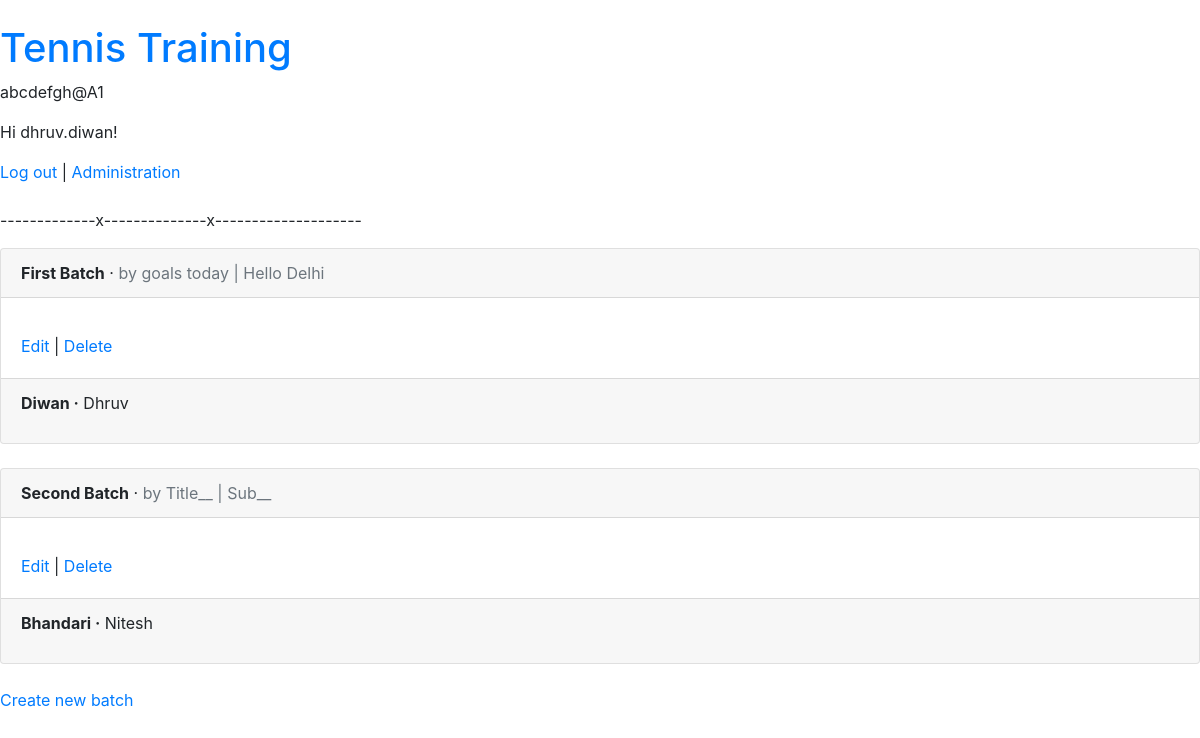
/attendance/batch/ (signed in), run on the app's committed database.
### users/models.py (models this page shows)
class CustomUser(AbstractUser):
    middle_name = models.CharField(null = True, max_length=300)
    date_of_birth = models.DateField(null = True)
    mobile = PhoneNumberField(null = True)
    telephone = PhoneNumberField(null = True)
    intercom = models.CharField(null = True, max_length=300)

### attendance/models.py (models this page shows, shortened)
class Batch(models.Model):
    students = models.ManyToManyField(AttendancePerson)
    batch_name = models.CharField(null = True, max_length=300)
    coaches = models.ManyToManyField(CustomUser)
    title = models.CharField(null = True, max_length=300)
    subtitle = models.CharField(null = True, max_length=300)

### attendance/batch/views.py (the view)
# urls.py: path('', BatchListView.as_view(), name='batch_list'),
class BatchListView(LoginRequiredMixin , ListView):
    model = Batch
    template_name = 'batch/batch_list.html'
    login_url = 'login'

### attendance/templates/batch/batch_list.html (shortened to what this page needs)
{% extends 'base.html' %}
{% block content %}
{% for batch in object_list %}
<div class="card">
  <div class="card-header">
    <span class="font-weight-bold">{{ batch.batch_name }}</span> &middot;
    <span class="text-muted">by {{ batch.title }} |
      {{ batch.subtitle }}</span>
    </div>
    <div class="card-body">
      <a href="{% url 'batch_edit' batch.pk %}">Edit</a> |
      <a href="{% url 'batch_delete' batch.pk %}">Delete</a>
    </div>
    <div class="card-footer">
      {% for coach in batch.coaches.all %}
      <p>
        <span class="font-weight-bold">{{ coach.last_name }} &middot;</span>
        {{ coach.first_name }}
      </p>
      {% endfor %}
    </div>
  </div>
  <br />
  {% endfor %}
  <a href="{% url 'batch_new' %}">Create new batch</a>
  {% endblock content %}

### templates/base.html (shortened to what this page needs)
﻿<!DOCTYPE html>
<html>
<head>
    <link rel="stylesheet"
          href="https://stackpath.bootstrapcdn.com/bootstrap/4.1.3/css/\bootstrap.min.css"
>
</head>
<body>
  <div>
    <header>
      <div class="nav-left">
        <h1><a href="{% url 'home' %}">Tennis Training</a></h1>
      </div>
    </header>
    <p>abcdefgh@A1</p>
    {% if user.is_authenticated %}
      <p>Hi {{ user.username }}!</p>
      <a href="{% url 'logout' %}">Log out</a>
    {% else %}
      <p>You are not logged in.</p>
      <a href="{% url 'login' %}">Log In</a> |
      <a href="{% url 'signup' %}">Sign Up</a>
    {% endif %}
       | <a href="/admin" target="_blank">Administration</a>
<br><br>
<p>-------------x--------------x--------------------</p>
    {% block content %}
    {% endblock content %}
  </div>
</body>
</html>

### data on the page
CustomUser: username "dhruv.diwan", last_name "Diwan", first_name "Dhruv"
Batch: batch_name "First Batch", title "goals today", subtitle "Hello Delhi"
Batch: batch_name "Second Batch", title "Title__", subtitle "Sub__"
CustomUser: last_name "Bhandari", first_name "Nitesh"
